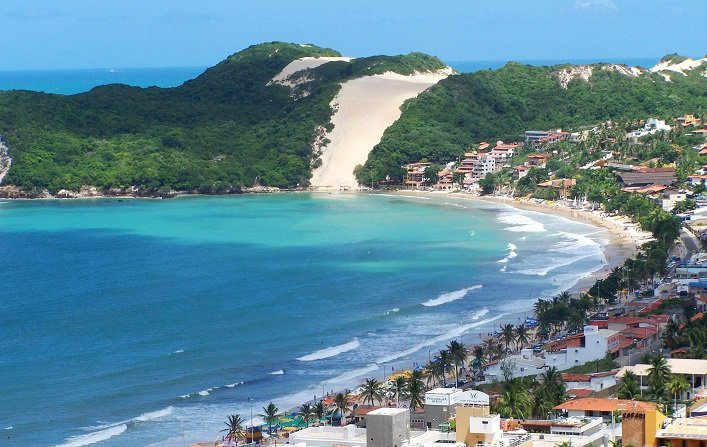
#> input picture image/praia.jpg, 707 x 447 px
$ python main.py
#> lines starting #> are read from the running program, lines starting #| are printed output that depends on the picture; after the words box and inside, x2 and y2 are one past the last pixel; in counts of white or black regions, pixels touching at a corner belong together
from PIL import Image
import os

INPUT_DIR = "image"
OUTPUT_DIR = "saida"

def in_file(filename):
#> further down, img is the input picture: PIL image 707x447 RGB; mean R, G, B 97.2, 136.4, 152.2
    return os.path.join(INPUT_DIR, filename)

def out_file(filename):
    return os.path.join(OUTPUT_DIR, filename)


def grayscale(colored):
    w, h = colored.size
#> w = 707; h = 447
    img = Image.new("L", (w, h))
#> img: PIL image 707x447 L; every value is 0

    for x in range(w):
        for y in range(h):
            pixel = colored.getpixel((x,y))
            lum = int(0.3*pixel[0] + 0.59*pixel[1] + 0.11*pixel[2])
            img.putpixel((x,y), lum)
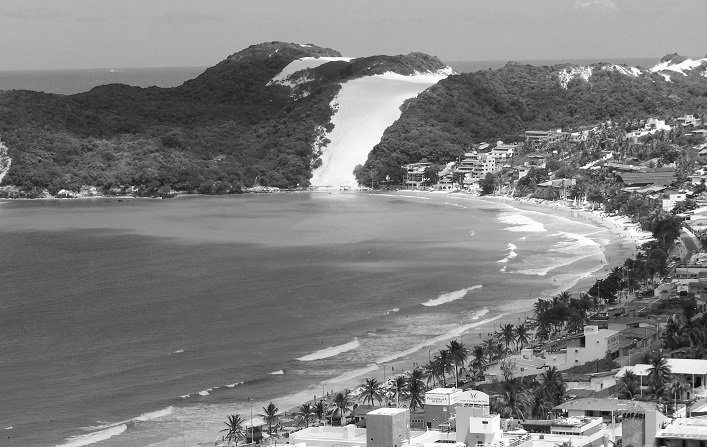
#> img: PIL image 707x447 L; min 0, max 255, mean 125.9
    return img

def peb_image(gray, limiar=127):
#> called with limiar = 127
    w, h = gray.size
#> w = 707; h = 447
    img = Image.new("1", (w, h))

    for x in range(w):
        for y in range(h):
            pixel = gray.getpixel((x,y))
            binary_val = 1 if pixel > limiar else 0
            img.putpixel((x,y), binary_val)
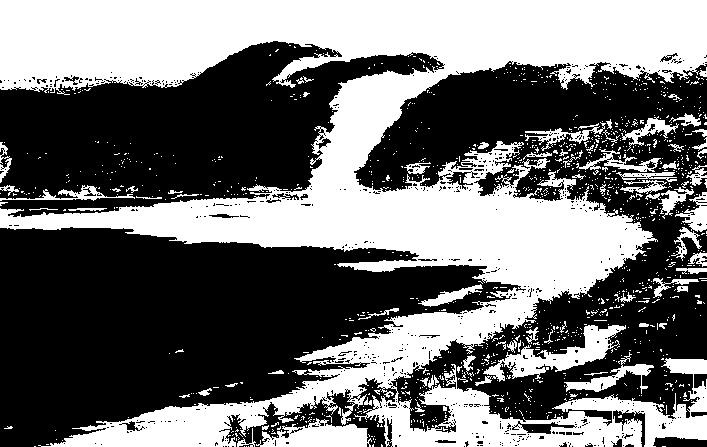
#> img: PIL image 707x447 1; 44.1% white; 1181 white regions (1109 under 20 px), largest, box (x1, y1, x2, y2) and area: (0, 0, 707, 447) 122740, (483, 325, 626, 382) 2592, (256, 418, 372, 447) 2019
    return img


if __name__ == "__main__":
    img = Image.open(in_file("praia.jpg"))
    grayscale_img = grayscale(img)
    grayscale_img.save(out_file("praia_cinza.jpg"))
    binary_img = peb_image(grayscale_img)
    binary_img.save(out_file("praia_peb.jpg"))
